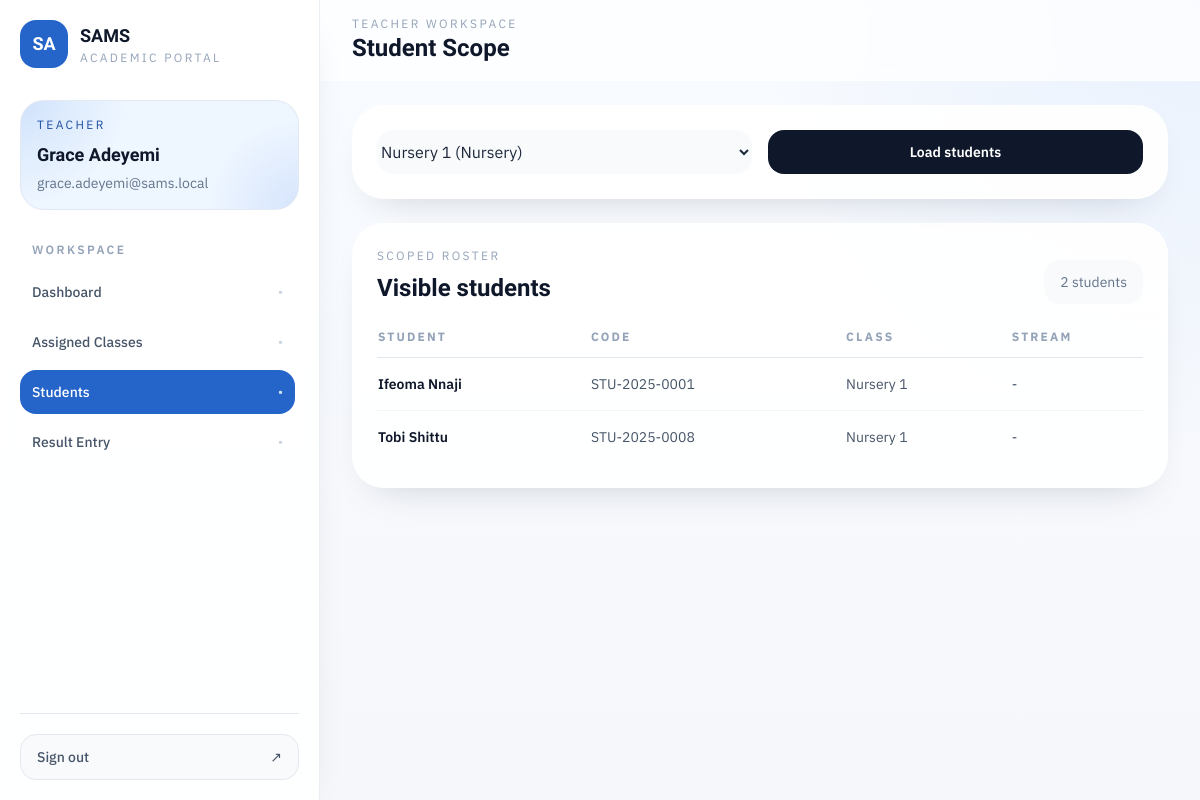
The page /teacher/students?class_id=3 (signed in) on the database its author committed.
### app/models/user.py (models this page shows, shortened)
class User(UserMixin, db.Model):
    __tablename__ = "users"
    id = db.Column(db.Integer, primary_key=True)
    username = db.Column(db.String(80), unique=True, nullable=False, index=True)
    full_name = db.Column(db.String(150), nullable=False)
    email = db.Column(db.String(255), unique=True, nullable=False, index=True)
    password_hash = db.Column(db.String(255), nullable=False)
    role = db.Column(db.String(20), nullable=False, index=True)
    is_active = db.Column(db.Boolean, nullable=False, default=True)
    created_at = db.Column(
        db.DateTime, nullable=False, default=lambda: datetime.now(timezone.utc)
    )
    student_profile = db.relationship(
        "Student", back_populates="user", uselist=False, lazy="select"
    )
    teacher_profile = db.relationship(
        "Teacher", back_populates="user", uselist=False, lazy="select"
    )
    uploaded_results = db.relationship(
        "Result",
        back_populates="uploaded_by_user",
        foreign_keys="Result.uploaded_by_user_id",
        lazy="dynamic",
    )
    overridden_results = db.relationship(
        "Result",
        back_populates="overridden_by_user",
        foreign_keys="Result.overridden_by_user_id",
        lazy="dynamic",
    )
    __table_args__ = (
        db.CheckConstraint(
            "role IN ('admin', 'teacher', 'student')", name="ck_users_role"
        ),
    )

### app/models/student.py (models this page shows, shortened)
class Student(db.Model):
    __tablename__ = "students"
    id = db.Column(db.Integer, primary_key=True)
    user_id = db.Column(db.Integer, db.ForeignKey("users.id"), unique=True, nullable=False)
    student_code = db.Column(db.String(20), unique=True, nullable=False, index=True)
    first_name = db.Column(db.String(80), nullable=False)
    last_name = db.Column(db.String(80), nullable=False)
    class_id = db.Column(db.Integer, db.ForeignKey("classes.id"), nullable=False)
    stream_id = db.Column(db.Integer, db.ForeignKey("streams.id"), nullable=True)
    admission_year = db.Column(db.Integer, nullable=False)
    level = db.Column(db.String(20), nullable=False)
    is_active = db.Column("active_status", db.Boolean, nullable=False, default=True)
    active_status = synonym("is_active")
    user = db.relationship("User", back_populates="student_profile")
    class_ = db.relationship("Class", back_populates="students")
    stream = db.relationship("Stream", back_populates="students")
    results = db.relationship("Result", back_populates="student", lazy="dynamic")
    __table_args__ = (
        db.CheckConstraint(
            "level IN ('nursery', 'primary', 'secondary')", name="ck_students_level"
        ),
    )
    @property
    def full_name(self) -> str:
        return f"{self.first_name} {self.last_name}"

### app/models/class_.py (models this page shows, shortened)
class Class(db.Model):
    __tablename__ = "classes"
    id = db.Column(db.Integer, primary_key=True)
    name = db.Column(db.String(50), nullable=False)
    level = db.Column(db.String(20), nullable=False, index=True)
    session_id = db.Column(db.Integer, db.ForeignKey("sessions.id"), nullable=False)
    arm = db.Column(db.String(10), nullable=True)
    show_position = db.Column(db.Boolean, nullable=False, default=False)
    is_active = db.Column(db.Boolean, nullable=False, default=True)
    assessment_schema = db.Column(db.JSON, nullable=True)
    session = db.relationship("Session", back_populates="classes")
    streams = db.relationship(
        "Stream", back_populates="class_", cascade="all, delete-orphan", lazy="selectin"
    )
    students = db.relationship("Student", back_populates="class_", lazy="dynamic")
    class_subjects = db.relationship(
        "ClassSubject",
        back_populates="class_",
        cascade="all, delete-orphan",
        lazy="dynamic",
    )
    teacher_assignments = db.relationship(
        "ClassTeacherMap",
        back_populates="class_",
        cascade="all, delete-orphan",
        lazy="dynamic",
    )
    results = db.relationship("Result", back_populates="class_", lazy="dynamic")
    __table_args__ = (
        db.UniqueConstraint("session_id", "name", "arm", name="uq_classes_session_name_arm"),
        db.CheckConstraint(
            "level IN ('nursery', 'primary', 'secondary')", name="ck_classes_level"
        ),
    )

### app/routes/teacher.py (the view)
@teacher_bp.route("/students")
@login_required
@role_required("teacher")
def students():
    teacher = _current_teacher()
    assigned_classes = _teacher_classes(teacher)
    selected_class = _get_accessible_class(teacher, request.args.get("class_id", type=int))
    selected_stream = _get_accessible_stream(
        teacher, selected_class, request.args.get("stream_id", type=int)
    )
    streams = _accessible_streams(teacher, selected_class)
    scoped_students = _students_for_scope(selected_class, selected_stream)
    return render_template(
        "teacher/students.html",
        teacher=teacher,
        assigned_classes=assigned_classes,
        selected_class=selected_class,
        selected_stream=selected_stream,
        streams=streams,
        students=scoped_students,
    )

### app/routes/teacher.py (called while the page is built, shortened)
def _current_teacher() -> Teacher:
    teacher = current_user.teacher_profile
    if teacher is None:
        abort(403)
    return teacher

def _teacher_classes(teacher: Teacher) -> list[Class]:
    return (
        Class.query.join(ClassTeacherMap)
        .filter(ClassTeacherMap.teacher_id == teacher.id, Class.is_active.is_(True))
        .order_by(Class.name.asc())
        .distinct()
        .all()
    )

def _get_accessible_class(teacher: Teacher, class_id: int | None) -> Class | None:
    if not class_id:
        return None
    class_ = Class.query.get_or_404(class_id)
    has_access = (
        ClassTeacherMap.query.filter_by(teacher_id=teacher.id, class_id=class_id).first()
        is not None
    )
    if not has_access:
        abort(403)
    return class_

def _accessible_streams(teacher: Teacher, class_: Class | None) -> list[Stream]:
    if class_ is None or class_.level != Level.SECONDARY:
        return []

def _get_accessible_stream(
    teacher: Teacher, class_: Class | None, stream_id: int | None
) -> Stream | None:
    if class_ is None or class_.level != Level.SECONDARY:
        if stream_id:
            abort(403)
        return None

def _students_for_scope(class_: Class | None, stream: Stream | None) -> list[Student]:
    if class_ is None:
        return []
    query = Student.query.filter_by(class_id=class_.id, is_active=True)
    if class_.level == Level.SECONDARY:
        if stream is None:
            return []
        query = query.filter_by(stream_id=stream.id)
    return query.order_by(Student.last_name.asc(), Student.first_name.asc()).all()

### app/templates/teacher/students.html (shortened to what this page needs)
{% extends "layouts/app_shell.html" %}
{% block page_eyebrow %}Teacher Workspace{% endblock %}
{% block page_title %}Student Scope{% endblock %}
{% block shell_content %}
<div class="space-y-6">
  <section class="rounded-[2rem] border border-white/80 bg-white/90 p-6 shadow-soft">
    <form method="GET" class="grid gap-4 md:grid-cols-2 xl:grid-cols-4">
      <select name="class_id" class="rounded-2xl border-slate-200 bg-slate-50">
        {% for class_ in assigned_classes %}
          <option value="{{ class_.id }}" {% if selected_class and selected_class.id == class_.id %}selected{% endif %}>{{ class_.name }} ({{ class_.level|title }})</option>
        {% endfor %}
      </select>
      <button class="inline-flex items-center justify-center rounded-2xl bg-slateink px-5 py-3 text-sm font-semibold text-white transition hover:bg-brand-700">Load students</button>
    </form>
  </section>
  <section class="rounded-[2rem] border border-white/80 bg-white/90 p-6 shadow-soft">
    <div class="flex items-end justify-between gap-4">
      <div>
        <p class="text-xs uppercase tracking-[0.2em] text-slate-400">Scoped roster</p>
        <h2 class="mt-2 font-display text-2xl font-bold text-slateink">Visible students</h2>
      </div>
      <div class="rounded-2xl bg-slate-50 px-4 py-3 text-sm text-slate-500">{{ students|length }} students</div>
    </div>
    {% if students %}
      <div class="mt-6 overflow-x-auto">
        <table class="min-w-full divide-y divide-slate-200 text-sm">
          <thead>
            <tr class="text-left text-xs uppercase tracking-[0.18em] text-slate-400">
              <th class="pb-3 pr-4">Student</th>
              <th class="pb-3 pr-4">Code</th>
              <th class="pb-3 pr-4">Class</th>
              <th class="pb-3">Stream</th>
            </tr>
          </thead>
          <tbody class="divide-y divide-slate-100 text-slate-600">
            {% for student in students %}
              <tr>
                <td class="py-4 pr-4 font-semibold text-slateink">{{ student.full_name }}</td>
                <td class="py-4 pr-4">{{ student.student_code }}</td>
                <td class="py-4 pr-4">{{ student.class_.name }}</td>
                <td class="py-4">{{ student.stream.name if student.stream else "-" }}</td>
              </tr>
            {% endfor %}
          </tbody>
        </table>
      </div>
    {% else %}
      <div class="mt-6 rounded-[1.5rem] border border-dashed border-slate-200 bg-slate-50 p-8 text-sm text-slate-500">Select a class and, for secondary, a stream to load your allowed students.</div>
    {% endif %}
  </section>
</div>
{% endblock %}

### app/templates/layouts/app_shell.html (shortened to what this page needs)
{% extends "base.html" %}
{% set endpoint = request.endpoint or "" %}
{% set nav_groups = [] %}
{% if current_user.is_authenticated and current_user.role == 'admin' %}
  {% set nav_groups = [
    {'label': 'Overview', 'items': [
      {'title': 'Dashboard', 'endpoint': 'admin.dashboard', 'href': url_for('admin.dashboard')},
      {'title': 'Teachers', 'endpoint': 'admin.teachers', 'href': url_for('admin.teachers')},
      {'title': 'Students', 'endpoint': 'admin.students', 'href': url_for('admin.students')},
      {'title': 'Structure', 'endpoint': 'admin.classes', 'href': url_for('admin.classes')},
      {'title': 'Sessions', 'endpoint': 'admin.sessions', 'href': url_for('admin.sessions')},
      {'title': 'Results', 'endpoint': 'admin.results', 'href': url_for('admin.results')},
    ]}
  ] %}
{% elif current_user.is_authenticated and current_user.role == 'teacher' %}
  {% set nav_groups = [
    {'label': 'Workspace', 'items': [
      {'title': 'Dashboard', 'endpoint': 'teacher.dashboard', 'href': url_for('teacher.dashboard')},
      {'title': 'Assigned Classes', 'endpoint': 'teacher.classes', 'href': url_for('teacher.classes')},
      {'title': 'Students', 'endpoint': 'teacher.students', 'href': url_for('teacher.students')},
      {'title': 'Result Entry', 'endpoint': 'teacher.upload_results', 'href': url_for('teacher.upload_results')},
    ]}
  ] %}
{% elif current_user.is_authenticated and current_user.role == 'student' %}
  {% set nav_groups = [
    {'label': 'Student', 'items': [
      {'title': 'Dashboard', 'endpoint': 'student.dashboard', 'href': url_for('student.dashboard')},
      {'title': 'My Results', 'endpoint': 'student.results', 'href': url_for('student.results')},
      {'title': 'Report Card', 'endpoint': 'student.report_card', 'href': url_for('student.report_card')},
    ]}
  ] %}
{% endif %}
{% block body %}
<div class="min-h-screen lg:flex">
  <aside class="fixed inset-y-0 left-0 z-50 flex w-80 -translate-x-full flex-col border-r border-slate-200/70 bg-white/90 px-5 py-5 shadow-soft backdrop-blur transition duration-300 lg:sticky lg:top-0 lg:h-screen lg:translate-x-0" data-sidebar>
    <div class="flex items-center justify-between">
      <a href="{{ url_for(endpoint.split('.')[0] ~ '.dashboard') if endpoint else url_for('auth.login') }}" class="flex items-center gap-3">
        <div class="flex h-12 w-12 items-center justify-center rounded-2xl bg-brand-600 text-lg font-display font-bold text-white shadow-soft">SA</div>
        <div>
          <p class="font-display text-lg font-bold text-slateink">SAMS</p>
          <p class="text-xs uppercase tracking-[0.2em] text-slate-400">Academic Portal</p>
        </div>
      </a>
    </div>
    <div class="mt-8 rounded-3xl border border-slate-200/80 bg-mesh-glow bg-brand-50 px-4 py-4">
      <p class="text-xs uppercase tracking-[0.2em] text-brand-700">{{ current_user.role|title }}</p>
      <h2 class="mt-2 font-display text-lg font-bold text-slateink">{{ current_user.full_name }}</h2>
      <p class="mt-1 text-sm text-slate-500">{{ current_user.email }}</p>
    </div>
    <nav class="mt-8 flex-1 space-y-7 overflow-y-auto pr-1">
      {% for group in nav_groups %}
        <div>
          <p class="mb-3 px-3 text-xs font-semibold uppercase tracking-[0.2em] text-slate-400">{{ group["label"] }}</p>
          <div class="space-y-1.5">
            {% for item in group["items"] %}
              {% set active = endpoint == item.endpoint %}
              <a href="{{ item.href }}" class="group flex items-center justify-between rounded-2xl px-3 py-3 text-sm font-medium transition
                {% if active %}
                  bg-brand-600 text-white shadow-soft
                {% else %}
                  text-slate-600 hover:bg-slate-100 hover:text-slateink
                {% endif %}
              ">
                <span>{{ item.title }}</span>
                <span class="text-xs {% if active %}text-white/80{% else %}text-slate-300 group-hover:text-slate-500{% endif %}">•</span>
              </a>
            {% endfor %}
          </div>
        </div>
      {% endfor %}
    </nav>
    <div class="border-t border-slate-200 pt-5">
      <a href="{{ url_for('auth.logout') }}" class="flex items-center justify-between rounded-2xl border border-slate-200 bg-slate-50 px-4 py-3 text-sm font-medium text-slate-600 transition hover:border-brand-200 hover:bg-brand-50 hover:text-brand-700">
        <span>Sign out</span>
        <span>↗</span>
      </a>
    </div>
  </aside>
  <div class="min-w-0 flex-1">
    <header class="sticky top-0 z-30 border-b border-white/60 bg-white/75 backdrop-blur">
      <div class="mx-auto flex max-w-7xl items-center justify-between gap-4 px-4 py-4 sm:px-6 lg:px-8">
        <div class="flex items-center gap-3">
          <div>
            <p class="text-xs uppercase tracking-[0.2em] text-slate-400">{% block page_eyebrow %}Workspace{% endblock %}</p>
            <h1 class="font-display text-2xl font-bold text-slateink">{% block page_title %}Dashboard{% endblock %}</h1>
          </div>
        </div>
      </div>
    </header>
    <main class="mx-auto max-w-7xl px-4 py-6 sm:px-6 lg:px-8">
      {% block shell_content %}{% endblock %}
    </main>
  </div>
</div>
{% endblock %}

### rows shown on the page
User: role "TEACHER", full_name "Grace Adeyemi", email "grace.adeyemi@sams.local"
Student: full_name "Ifeoma Nnaji", student_code "STU-2025-0001", class_.name "Nursery 1", stream "-"
Student: full_name "Tobi Shittu", student_code "STU-2025-0008", class_.name "Nursery 1", stream "-"

### other values the page prints
{{ group["label"] }} "WORKSPACE"
{{ item.title }} "Dashboard" "Assigned Classes" "Students" "Result Entry"
{{ students|length }} "2"
form field class_id "Nursery 1 (Nursery)"
